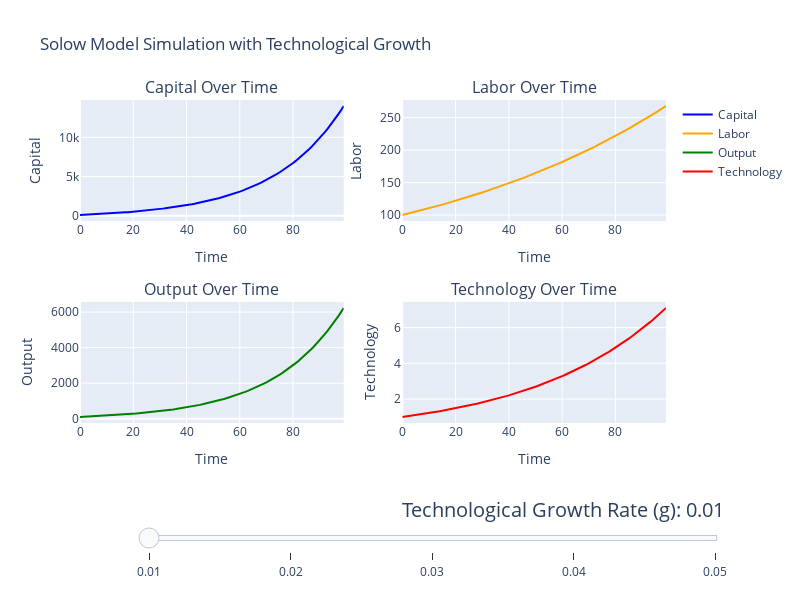

Write notebook code for a chart like this one.
### Markdown cell above
In this section, we will delve into the process of obtaining the numerical solution for the Solow model with technological growth. By numerically solving the Solow model, we can gain a deeper understanding of how these factors interact and influence economic growth over time. We will commence by formulating the differential equations that describe the dynamics of capital and production and plot these.

### Code cell
import numpy as np
import plotly.graph_objs as go
from plotly.subplots import make_subplots
from solow_model import solow_model_simulation, create_solow_plot

# Defining the initial value for g
g_initial = 0.02

# Calling the function to create and display the plot
create_solow_plot(g_initial)

### Figure 1 — Plotly figure (JSON) as saved in the notebook; plotly's stock layout.template omitted (floating-point values rounded to 4 significant figures)
{"data": [{"line": {"color": "blue"}, "mode": "lines", "name": "Capital", "type": "scatter", "x": [0, 1, 2, 3, 4, 5, 6, 7, 8, 9, 10, 11, 12, 13, 14, 15, 16, 17, 18, 19, 20, 21, 22, 23, 24, 25, 26, 27, 28, 29, 30, 31, 32, 33, 34, 35, 36, 37, 38, 39, 40, 41, 42, 43, 44, 45, 46, 47, 48, 49, 50, 51, 52, 53, 54, 55, 56, 57, 58, 59, 60, 61, 62, 63, 64, 65, 66, 67, 68, 69, 70, 71, 72, 73, 74, 75, 76, 77, 78, 79, 80, 81, 82, 83, 84, 85, 86, 87, 88, 89, 90, 91, 92, 93, 94, 95, 96, 97, 98, 99], "xaxis": "x", "y": [100, 115, 130.7, 147.0, 164.0, 181.6, 199.9, 218.8, 238.3, 258.6, 279.5, 301.1, 323.4, 346.5, 370.3, 394.8, 420.2, 446.4, 473.5, 501.4, 530.3, 560.1, 591.0, 622.8, 655.8, 689.8, 725.0, 761.5, 799.1, 838.1, 878.5, 920.2, 963.5, 1008.0, 1055.0, 1103.0, 1152.0, 1204.0, 1257.0, 1313.0, 1370.0, 1429.0, 1491.0, 1555.0, 1621.0, 1690.0, 1761.0, 1835.0, 1912.0, 1991.0, 2074.0, 2160.0, 2249.0, 2341.0, 2437.0, 2536.0, 2639.0, 2746.0, 2857.0, 2973.0, 3093.0, 3217.0, 3346.0, 3480.0, 3620.0, 3764.0, 3914.0, 4070.0, 4232.0, 4400.0, 4575.0, 4756.0, 4945.0, 5140.0, 5343.0, 5555.0, 5774.0, 6001.0, 6238.0, 6484.0, 6739.0, 7004.0, 7279.0, 7565.0, 7862.0, 8171.0, 8492.0, 8825.0, 9171.0, 9530.0, 9904.0, 10290.0, 10690.0, 11110.0, 11550.0, 12000.0, 12470.0, 12960.0, 13460.0, 13990.0], "yaxis": "y"}, {"line": {"color": "orange"}, "mode": "lines", "name": "Labor", "type": "scatter", "x": [0, 1, 2, 3, 4, 5, 6, 7, 8, 9, 10, 11, 12, 13, 14, 15, 16, 17, 18, 19, 20, 21, 22, 23, 24, 25, 26, 27, 28, 29, 30, 31, 32, 33, 34, 35, 36, 37, 38, 39, 40, 41, 42, 43, 44, 45, 46, 47, 48, 49, 50, 51, 52, 53, 54, 55, 56, 57, 58, 59, 60, 61, 62, 63, 64, 65, 66, 67, 68, 69, 70, 71, 72, 73, 74, 75, 76, 77, 78, 79, 80, 81, 82, 83, 84, 85, 86, 87, 88, 89, 90, 91, 92, 93, 94, 95, 96, 97, 98, 99], "xaxis": "x2", "y": [100, 101, 102.0, 103.0, 104.1, 105.1, 106.2, 107.2, 108.3, 109.4, 110.5, 111.6, 112.7, 113.8, 114.9, 116.1, 117.3, 118.4, 119.6, 120.8, 122.0, 123.2, 124.5, 125.7, 127.0, 128.2, 129.5, 130.8, 132.1, 133.5, 134.8, 136.1, 137.5, 138.9, 140.3, 141.7, 143.1, 144.5, 146.0, 147.4, 148.9, 150.4, 151.9, 153.4, 154.9, 156.5, 158.0, 159.6, 161.2, 162.8, 164.5, 166.1, 167.8, 169.4, 171.1, 172.9, 174.6, 176.3, 178.1, 179.9, 181.7, 183.5, 185.3, 187.2, 189.0, 190.9, 192.8, 194.8, 196.7, 198.7, 200.7, 202.7, 204.7, 206.8, 208.8, 210.9, 213.0, 215.2, 217.3, 219.5, 221.7, 223.9, 226.1, 228.4, 230.7, 233.0, 235.3, 237.7, 240.0, 242.4, 244.9, 247.3, 249.8, 252.3, 254.8, 257.4, 259.9, 262.5, 265.2, 267.8], "yaxis": "y2"}, {"line": {"color": "green"}, "mode": "lines", "name": "Output", "type": "scatter", "x": [0, 1, 2, 3, 4, 5, 6, 7, 8, 9, 10, 11, 12, 13, 14, 15, 16, 17, 18, 19, 20, 21, 22, 23, 24, 25, 26, 27, 28, 29, 30, 31, 32, 33, 34, 35, 36, 37, 38, 39, 40, 41, 42, 43, 44, 45, 46, 47, 48, 49, 50, 51, 52, 53, 54, 55, 56, 57, 58, 59, 60, 61, 62, 63, 64, 65, 66, 67, 68, 69, 70, 71, 72, 73, 74, 75, 76, 77, 78, 79, 80, 81, 82, 83, 84, 85, 86, 87, 88, 89, 90, 91, 92, 93, 94, 95, 96, 97, 98, 99], "xaxis": "x3", "y": [100.0, 107.1, 114.3, 121.6, 129.1, 136.7, 144.5, 152.5, 160.8, 169.2, 177.9, 186.8, 196.1, 205.6, 215.4, 225.6, 236.1, 246.9, 258.1, 269.7, 281.7, 294.2, 307.1, 320.4, 334.2, 348.5, 363.4, 378.8, 394.7, 411.3, 428.4, 446.2, 464.7, 483.8, 503.7, 524.3, 545.7, 567.9, 591.0, 614.9, 639.8, 665.5, 692.3, 720.1, 749.0, 778.9, 810.0, 842.3, 875.9, 910.7, 946.9, 984.5, 1023.0, 1064.0, 1106.0, 1150.0, 1195.0, 1242.0, 1291.0, 1342.0, 1395.0, 1450.0, 1507.0, 1566.0, 1628.0, 1692.0, 1758.0, 1827.0, 1899.0, 1973.0, 2051.0, 2131.0, 2214.0, 2301.0, 2391.0, 2485.0, 2582.0, 2683.0, 2788.0, 2897.0, 3010.0, 3128.0, 3250.0, 3377.0, 3509.0, 3646.0, 3788.0, 3936.0, 4090.0, 4250.0, 4416.0, 4588.0, 4767.0, 4953.0, 5147.0, 5347.0, 5556.0, 5773.0, 5998.0, 6232.0], "yaxis": "y3"}, {"line": {"color": "red"}, "mode": "lines", "name": "Technology", "type": "scatter", "x": [0, 1, 2, 3, 4, 5, 6, 7, 8, 9, 10, 11, 12, 13, 14, 15, 16, 17, 18, 19, 20, 21, 22, 23, 24, 25, 26, 27, 28, 29, 30, 31, 32, 33, 34, 35, 36, 37, 38, 39, 40, 41, 42, 43, 44, 45, 46, 47, 48, 49, 50, 51, 52, 53, 54, 55, 56, 57, 58, 59, 60, 61, 62, 63, 64, 65, 66, 67, 68, 69, 70, 71, 72, 73, 74, 75, 76, 77, 78, 79, 80, 81, 82, 83, 84, 85, 86, 87, 88, 89, 90, 91, 92, 93, 94, 95, 96, 97, 98, 99], "xaxis": "x4", "y": [1, 1.02, 1.04, 1.061, 1.082, 1.104, 1.126, 1.149, 1.172, 1.195, 1.219, 1.243, 1.268, 1.294, 1.319, 1.346, 1.373, 1.4, 1.428, 1.457, 1.486, 1.516, 1.546, 1.577, 1.608, 1.641, 1.673, 1.707, 1.741, 1.776, 1.811, 1.848, 1.885, 1.922, 1.961, 2.0, 2.04, 2.081, 2.122, 2.165, 2.208, 2.252, 2.297, 2.343, 2.39, 2.438, 2.487, 2.536, 2.587, 2.639, 2.692, 2.745, 2.8, 2.856, 2.913, 2.972, 3.031, 3.092, 3.154, 3.217, 3.281, 3.347, 3.414, 3.482, 3.551, 3.623, 3.695, 3.769, 3.844, 3.921, 4.0, 4.08, 4.161, 4.244, 4.329, 4.416, 4.504, 4.594, 4.686, 4.78, 4.875, 4.973, 5.072, 5.174, 5.277, 5.383, 5.491, 5.6, 5.712, 5.827, 5.943, 6.062, 6.183, 6.307, 6.433, 6.562, 6.693, 6.827, 6.963, 7.103], "yaxis": "y4"}], "layout": {"annotations": [{"font": {"size": 16}, "showarrow": false, "text": "Capital Over Time", "x": 0.225, "xanchor": "center", "xref": "paper", "y": 1, "yanchor": "bottom", "yref": "paper"}, {"font": {"size": 16}, "showarrow": false, "text": "Labor Over Time", "x": 0.775, "xanchor": "center", "xref": "paper", "y": 1, "yanchor": "bottom", "yref": "paper"}, {"font": {"size": 16}, "showarrow": false, "text": "Output Over Time", "x": 0.225, "xanchor": "center", "xref": "paper", "y": 0.375, "yanchor": "bottom", "yref": "paper"}, {"font": {"size": 16}, "showarrow": false, "text": "Technology Over Time", "x": 0.775, "xanchor": "center", "xref": "paper", "y": 0.375, "yanchor": "bottom", "yref": "paper"}], "height": 600, "sliders": [{"currentvalue": {"font": {"size": 20}, "prefix": "Technological Growth Rate (g): ", "visible": true, "xanchor": "right"}, "pad": {"b": 10}, "steps": [{"args": [["0.01"], {"frame": {"duration": 0, "redraw": true}, "mode": "immediate", "transition": {"duration": 0}}], "label": "0.01", "method": "animate"}, {"args": [["0.02"], {"frame": {"duration": 0, "redraw": true}, "mode": "immediate", "transition": {"duration": 0}}], "label": "0.02", "method": "animate"}, {"args": [["0.03"], {"frame": {"duration": 0, "redraw": true}, "mode": "immediate", "transition": {"duration": 0}}], "label": "0.03", "method": "animate"}, {"args": [["0.04"], {"frame": {"duration": 0, "redraw": true}, "mode": "immediate", "transition": {"duration": 0}}], "label": "0.04", "method": "animate"}, {"args": [["0.05"], {"frame": {"duration": 0, "redraw": true}, "mode": "immediate", "transition": {"duration": 0}}], "label": "0.05", "method": "animate"}], "x": 0.1, "xanchor": "left", "y": -0.15, "yanchor": "top"}], "title": {"text": "Solow Model Simulation with Technological Growth"}, "width": 800, "xaxis": {"anchor": "y", "domain": [0, 0.45], "title": {"text": "Time"}}, "xaxis2": {"anchor": "y2", "domain": [0.55, 1], "title": {"text": "Time"}}, "xaxis3": {"anchor": "y3", "domain": [0, 0.45], "title": {"text": "Time"}}, "xaxis4": {"anchor": "y4", "domain": [0.55, 1], "title": {"text": "Time"}}, "yaxis": {"anchor": "x", "domain": [0.625, 1], "title": {"text": "Capital"}}, "yaxis2": {"anchor": "x2", "domain": [0.625, 1], "title": {"text": "Labor"}}, "yaxis3": {"anchor": "x3", "domain": [0, 0.375], "title": {"text": "Output"}}, "yaxis4": {"anchor": "x4", "domain": [0, 0.375], "title": {"text": "Technology"}}}}
